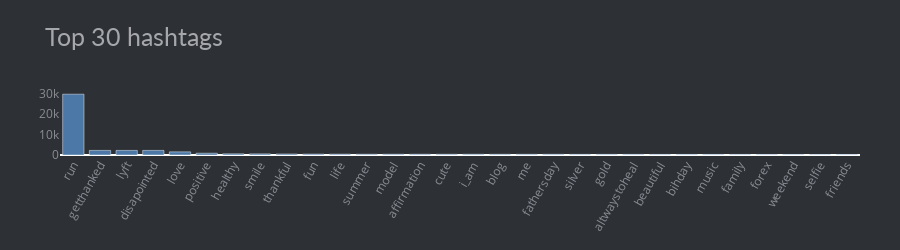

This figure's notebook cell:
### Code cell
fig = px.bar(data_0[:30], x='Hashtag', y='Count', height=250,
             title='Top 30 hashtags',
             color_discrete_sequence=px.colors.qualitative.T10)
fig.update_yaxes(showgrid=False),
fig.update_xaxes(categoryorder='total descending')
fig.update_traces(hovertemplate=None)
fig.update_layout(margin=dict(t=100, b=0, l=60, r=40), 
                  hovermode="x unified",
                  xaxis_tickangle=300,
                  xaxis_title=' ', yaxis_title=" ",
                  plot_bgcolor='#2d3035', paper_bgcolor='#2d3035',
                  title_font=dict(size=25, color='#a5a7ab', family="Lato, sans-serif"),
                  font=dict(color='#8a8d93')
                  )
fig.show()

### Figure 1 — Plotly figure (JSON) as saved in the notebook; plotly's stock layout.template omitted (floating-point values rounded to 4 significant figures)
{"data": [{"alignmentgroup": "True", "legendgroup": "", "marker": {"color": "#4C78A8", "pattern": {"shape": ""}}, "name": "", "offsetgroup": "", "orientation": "v", "showlegend": false, "textposition": "auto", "type": "bar", "x": ["run", "getthanked", "lyft", "disapointed", "love", "positive", "healthy", "smile", "thankful", "fun", "life", "summer", "model", "affirmation", "cute", "i_am", "blog", "me", "fathersday", "silver", "gold", "altwaystoheal", "beautiful", "bihday", "music", "family", "forex", "weekend", "selfie", "friends"], "xaxis": "x", "y": [29753, 2244, 2244, 2243, 1542, 874, 571, 548, 491, 434, 406, 367, 365, 363, 354, 352, 346, 336, 333, 299, 298, 295, 283, 278, 274, 272, 265, 265, 258, 256], "yaxis": "y"}], "layout": {"barmode": "relative", "font": {"color": "#8a8d93"}, "height": 250, "hovermode": "x unified", "legend": {"tracegroupgap": 0}, "margin": {"b": 0, "l": 60, "r": 40, "t": 100}, "paper_bgcolor": "#2d3035", "plot_bgcolor": "#2d3035", "title": {"font": {"color": "#a5a7ab", "family": "Lato, sans-serif", "size": 25}, "text": "Top 30 hashtags"}, "xaxis": {"anchor": "y", "categoryorder": "total descending", "domain": [0, 1], "tickangle": -60, "title": {"text": " "}}, "yaxis": {"anchor": "x", "domain": [0, 1], "showgrid": false, "title": {"text": " "}}}}
